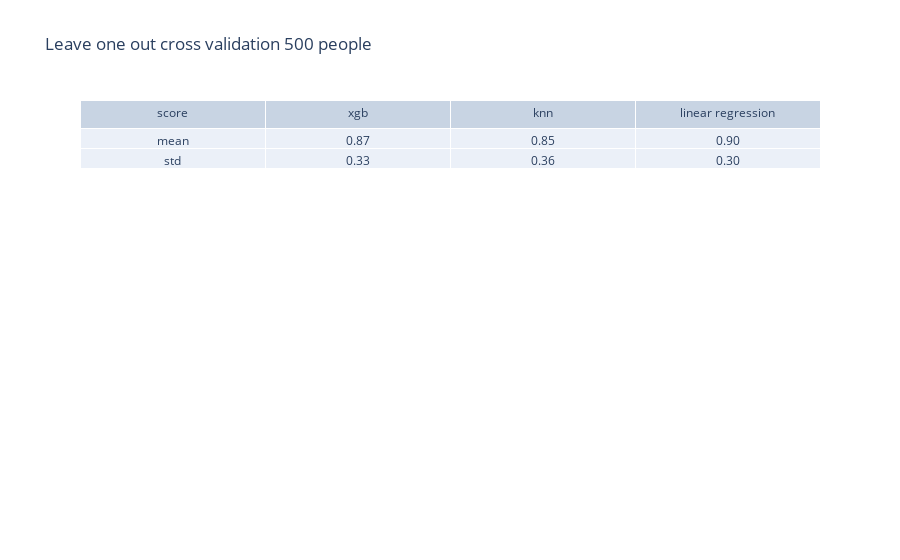

This figure's notebook cell:
### Markdown cell above
### 500 people

### Code cell
fig = go.Figure(data=[go.Table(header=dict(values=['score', 'xgb', 'knn', 'linear regression']),
                 cells=dict(values=[['mean','std'],["%.2f" % results_500['xgb'][0],"%.2f" % results_500['xgb'][1]], ["%.2f" % results_500['knn'][0],"%.2f" % results_500['knn'][1]], ["%.2f" % results_500['lr'][0], "%.2f" % results_500['lr'][1]]]))
                     ])
fig.update_layout(
    title="Leave one out cross validation 500 people",
)
fig.show()

### Figure 1 — Plotly figure (JSON) as saved in the notebook; plotly's stock layout.template omitted (floating-point values rounded to 4 significant figures)
{"data": [{"cells": {"values": [["mean", "std"], ["0.87", "0.33"], ["0.85", "0.36"], ["0.90", "0.30"]]}, "header": {"values": ["score", "xgb", "knn", "linear regression"]}, "type": "table"}], "layout": {"title": {"text": "Leave one out cross validation 500 people"}}}
